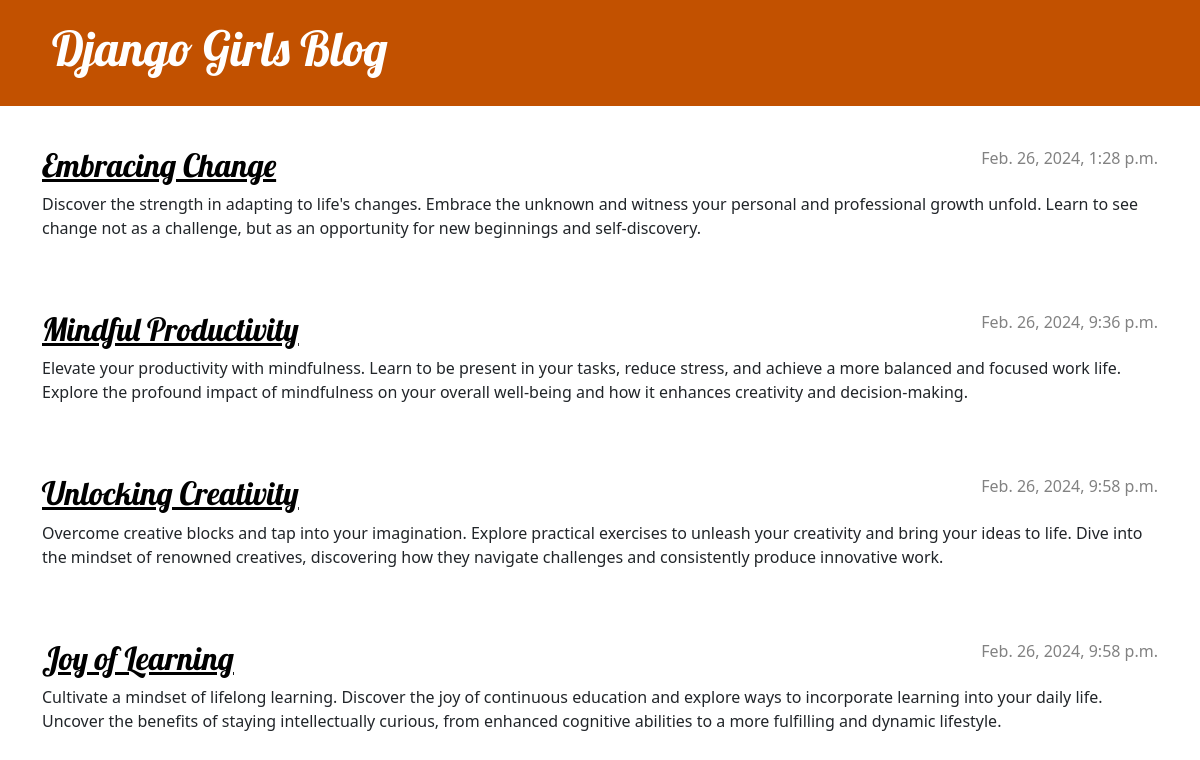
The page / on the database its author committed.
### blog/models.py (models this page shows, shortened)
class Post(models.Model):
    author = models.ForeignKey(settings.AUTH_USER_MODEL, on_delete=models.CASCADE)
    title = models.CharField(max_length=200)
    text = models.TextField()
    created_date = models.DateTimeField(default=timezone.now)
    published_date = models.DateTimeField(blank=True, null=True)

### blog/views.py (the view)
# urls.py: path('', views.post_list),
def post_list(request):
    posts = Post.objects.filter(published_date__lte=timezone.now()).order_by('published_date')
    return render(request, 'post_list.html', {'posts': posts})

### blog/templates/post_list.html
{% extends 'base.html' %}
{% block content %}
    {% for post in posts %}
        <article class="post">
            <time class="date">
                {{ post.published_date }}
            </time>
            <h2><a href="{% url 'post_detail' pk=post.pk %}">{{ post.title }}</a></h2>
            <p>{{ post.text|linebreaksbr }}</p>
        </article>
    {% endfor %}
{% endblock %}

### blog/templates/base.html (shortened to what this page needs)
{% load static %}
<!DOCTYPE html>
<html lang="en">
<head>
    <link rel="stylesheet" href="https://cdn.jsdelivr.net/npm/bootstrap@5.1.3/dist/css/bootstrap.min.css">
    <link rel="stylesheet" href="{% static 'css/blog.css' %}">
</head>
<body>
    <header class="page-header">
      <div class="container">
          <h1><a href="/">Django Girls Blog</a></h1>
      </div>
    </header>
    <main class="container">
        <div class="row">
            <div class="col">
            {% block content %}
            {% endblock %}
            </div>
        </div>
    </main>
</body>

### blog/static/css/blog.css (style rules this page uses)
h1 a, h2 a { color: #C25100; font-family: 'Lobster'; }
.page-header { background-color: #C25100; margin-top: 0; margin-bottom: 40px; padding: 20px 20px 20px 40px; }
.page-header h1, .page-header h1 a, .page-header h1 a:visited, .page-header h1 a:active { color: #ffffff; font-size: 36pt; text-decoration: none; }
h1, h2, h3, h4 { font-family: 'Lobster', cursive; }
.date { color: #828282; }
.post { margin-bottom: 70px; }
.post h2 a, .post h2 a:visited { color: #000000; }
.post > .date, .post > .actions { float: right; }

### rows shown on the page
Post: published_date "Feb. 26, 2024, 1:28 p.m.", title "Embracing Change", text "Discover the strength in adapting to life's changes. Embrace the unknown and witness your personal and professional growth unfold. Learn to see change not as a challenge, but as an opportunity for new beginnings and self-discovery."
Post: published_date "Feb. 26, 2024, 9:36 p.m.", title "Mindful Productivity", text "Elevate your productivity with mindfulness. Learn to be present in your tasks, reduce stress, and achieve a more balanced and focused work life. Explore the profound impact of mindfulness on your overall well-being and how it enhances creativity and decision-making."
Post: published_date "Feb. 26, 2024, 9:58 p.m.", title "Unlocking Creativity", text "Overcome creative blocks and tap into your imagination. Explore practical exercises to unleash your creativity and bring your ideas to life. Dive into the mindset of renowned creatives, discovering how they navigate challenges and consistently produce innovative work."
Post: published_date "Feb. 26, 2024, 9:58 p.m.", title "Joy of Learning", text "Cultivate a mindset of lifelong learning. Discover the joy of continuous education and explore ways to incorporate learning into your daily life. Uncover the benefits of staying intellectually curious, from enhanced cognitive abilities to a more fulfilling and dynamic lifestyle."
